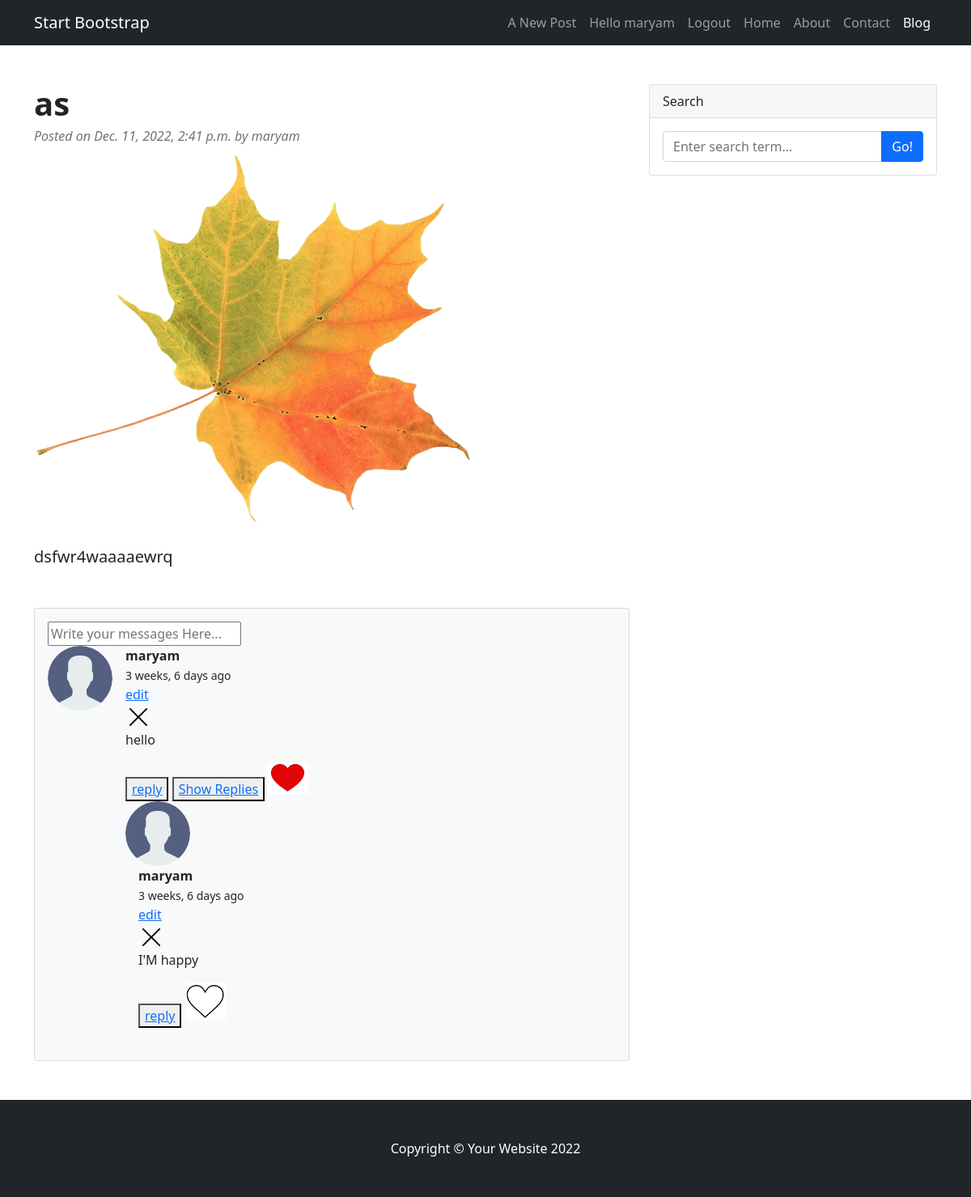
The page /as (signed in) on the database as committed earlier.
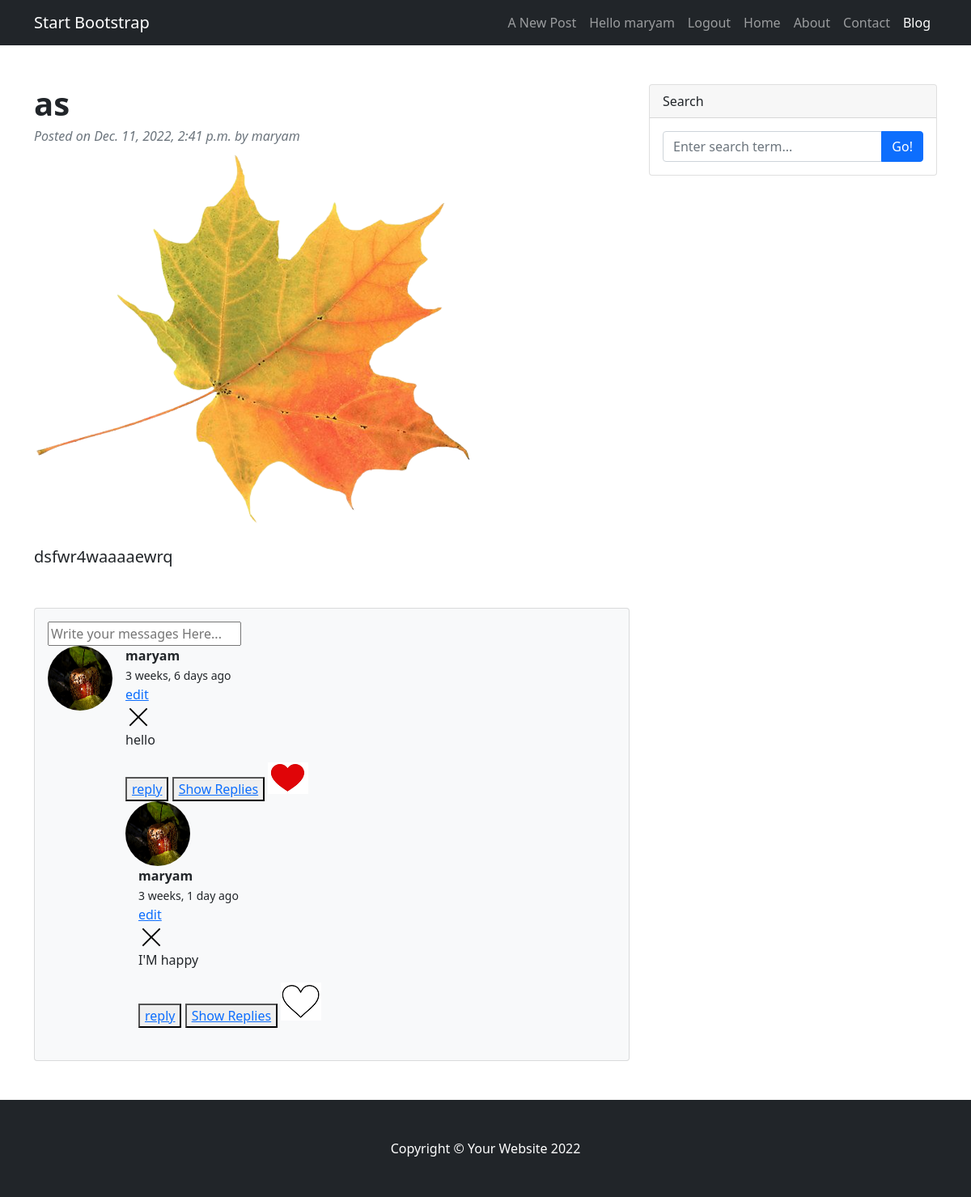
The same page on the database as committed later.
### blog/models.py (models this page shows, shortened)
class User(AbstractBaseUser):
    email = models.EmailField(verbose_name='Email Address', unique=True)
    username = models.CharField(max_length=100, unique=True)
    name = models.CharField(max_length=100, null=True, blank=True)
    bio = models.TextField(null=True)
    avatar = models.FileField(null=True, default="avatar.svg", validators=[FileExtensionValidator(['png', 'svg', 'jpg'])])
    date_joined = models.DateTimeField(verbose_name='date joined', auto_now_add=True)
    last_login = models.DateTimeField(verbose_name='last login', auto_now=True)
    is_admin = models.BooleanField(default=False)
    is_active = models.BooleanField(default=True)
    is_staff = models.BooleanField(default=False)
    is_superuser = models.BooleanField(default=False)
    USERNAME_FIELD = 'email'
    REQUIRED_FIELDS = ['username', ]
    objects = CustomUserManager()

class Post(models.Model):
    topic = models.CharField(max_length=100, null=True, blank=True)
    title = models.CharField(max_length=100)
    text = models.TextField(null=True, blank=True)
    picture = models.ImageField(blank=True, null=True, upload_to="media")
    date_created = models.DateTimeField(auto_now=True)
    date_updated = models.DateTimeField(auto_now_add=True)
    writer = models.ForeignKey(User, on_delete=models.CASCADE)
    slug = models.SlugField()
    objects = PostManager()

class Message(models.Model):
    sender = models.ForeignKey(User, on_delete=models.CASCADE)
    post = models.ForeignKey(Post, on_delete=models.CASCADE, related_name='messages', null=True, blank=True)
    body = models.TextField()
    date_created = models.DateTimeField(auto_now=True)
    date_updated = models.DateTimeField(auto_now_add=True)
    replied = models.BooleanField(default=False)

### blog/views.py (the view, shortened to what this page needs)
# urls.py: path('<str:slug>', views.post_detail, name='detail'),
@login_required(login_url='accounts/login')
def post_detail(request, slug):
	post = Post.objects.get(slug=slug)
	post_messages = post.messages.all()
	for message in post_messages :
		bike = MessageLike.objects.filter(
		Q(user = request.user) &
		Q(message = message)
		)
		message.like = bool(bike)
	context = {'post':post, 'post_messages':post_messages}
	return render(request, 'blog/blog_detail.html', context)

### blog/models.py (called while the page is built)
    def get_queryset(self):
        return PostQuerySet(self.model, using=self._db)

### templates/blog/blog_detail.html (shortened to what this page needs)
{% extends 'base.html' %}
{% load static %}
{% block content %}
        <div class="container mt-5">
            <div class="row">
                <div class="col-lg-8">
                    <article>
                        <header class="mb-4">
                            <h1 class="fw-bolder mb-1">{{post.title}}</h1>
                            <div class="text-muted fst-italic mb-2">Posted on {{post.date_created}} by {{post.writer.username}}</div>
                        <figure class="mb-4"><img class="img-fluid rounded" src="{{ post.picture.url }}" alt="..." /></figure>
                        <section class="mb-5">
                            <p class="fs-5 mb-4">{{post.text}}</p>
                        </section>
                    </article>
                    <section class="mb-5">
                        <div class="card bg-light">
                            <div class="card-body">
                                <form method='post' action="">
                                    <input type="text" name="body" placeholder='Write your messages Here...'>
                                </form>
                                <div class="d-flex mb-4">
                                    {% for message in post_messages %}
                                        <div class="flex-shrink-0"><img class="rounded-circle" src="{{message.sender.avatar.url}}" alt="..." /></div>
                                        <div class="ms-3">
                                        <div class="fw-bold">{{message.sender.username}}</div>
                                        <div><small>{{message.date_created|timesince}} ago</small></div>
                                        {% if request.user == message.sender %}
                                            <a href='{% url "blog:message-edit" message.id %}'>edit</a>
                                            <a href='{% url "blog:message-delete" message.id %}'>
                                          <div >
                                            <svg version="1.1" xmlns="http://www.w3.org/2000/svg" width="32" height="32" viewBox="0 0 32 32">
                                              <title>remove</title>
                                              <path
                                                d="M27.314 6.019l-1.333-1.333-9.98 9.981-9.981-9.981-1.333 1.333 9.981 9.981-9.981 9.98 1.333 1.333 9.981-9.98 9.98 9.98 1.333-1.333-9.98-9.98 9.98-9.981z"
                                              ></path>
                                            </svg>
                                          </div></a>
                                        {% endif %}
                                        <p>{{message.body}}</p>
                                        {% if user.is_authenticated %}
                                            <button><a href="{% url 'blog:create-reply' message.id %}">reply</a></button>
                                            {% if message.replied %}
                                                <button><a href="{% url 'blog:show-reply' message.id %}">Show Replies</a></button>
                                            {% endif %}
                                            {% if message.like %}
                                                <a href='{% url "blog:message-like" message.id %}'><input type="image" src="{% static '/assets/red_like.ico' %}"></a>
                                            {% else %}
                                                <a href='{% url "blog:message-like" message.id %}'><input type="image" src="{% static '/assets/white_like.ico' %}"></a>
                                            {% endif %}
                                        {% endif %}
                                    {% endfor %}
                                </div>
                            </div>
                        </div>
                    </section>
                </div>
                <div class="col-lg-4">
                    <form class="card mb-4" method="get" action= "{% url 'blog:home' 1 %}">
                        <div class="card-header">Search</div>
                        <div class="card-body">
                            <div class="input-group">
                                <input name="q" class="form-control" type="text" placeholder="Enter search term..." aria-label="Enter search term..." aria-describedby="button-search" />
                                <button class="btn btn-primary" id="button-search" type="submit">Go!</button>
                            </div>
                        </div>
                    </form>
                </div>
            </div>
        </div>
{% endblock %}

### templates/base.html (shortened to what this page needs)
{% load static %}
<!DOCTYPE html>
<html lang="en">
    <head>
        <link href='{% static "css/styles.css" %}' rel="stylesheet" />
    </head>
    <body>
        <nav class="navbar navbar-expand-lg navbar-dark bg-dark">
            <div class="container">
                <a class="navbar-brand" href="{% url 'blog:home' 1 %}">Start Bootstrap</a>
                <div class="collapse navbar-collapse" id="navbarSupportedContent">
                    <ul class="navbar-nav ms-auto mb-2 mb-lg-0">
                    {% if user.is_authenticated %}
                        <li class="nav-item"><a class="nav-link" href='{% url "blog:create" %}'>A New Post</a></li>
                        <li class="nav-item"><a class="nav-link" href='{% url "blog:user-profile" user.id %}'>Hello {{user.username}}</a></li>
                        <li class="nav-item"><a class="nav-link" href="accounts/logout">Logout</a></li>
                    {% else %}
                        <li class="nav-item">
                        <a class="nav-link" href="accounts/login">Login</a>
                        </li>
                    {% endif %}
                        <li class="nav-item"><a class="nav-link" href="#">Home</a></li>
                        <li class="nav-item"><a class="nav-link" href="#!">About</a></li>
                        <li class="nav-item"><a class="nav-link" href="#!">Contact</a></li>
                        <li class="nav-item"><a class="nav-link active" aria-current="page" href="#">Blog</a></li>
                    </ul>
                </div>
            </div>
        </nav>
        {% block content %}
        {% endblock content %}
    <footer class="py-5 bg-dark">
        <div class="container"><p class="m-0 text-center text-white">Copyright &copy; Your Website 2022</p></div>
    </footer>
    </body>
</html>

Rows that differ between the two databases and show on the page:
changed through a linked row, Message "hello": sender.avatar: picture added in place of a placeholder
changed Message "I'M happy": sender.avatar: picture added in place of a placeholder; date_created "3 weeks, 6 days" → "3 weeks, 1 day"; now shows "Show Replies"
